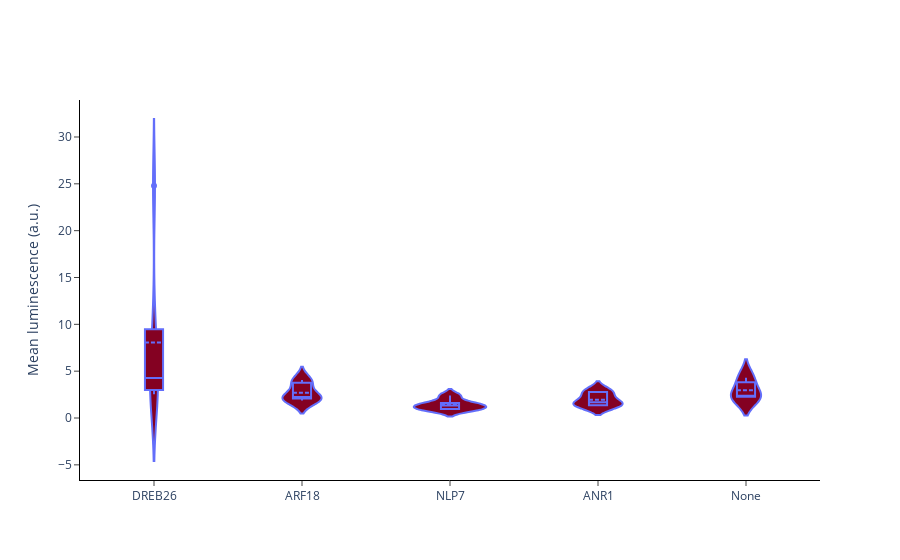

Write notebook code for a chart like this one.
### Code cell
#layout = go.Layout(plot_bgcolor='rgba(0,0,0,0)', paper_bgcolor='rgba(0,0,0,0)' )
fig = go.Figure(go.Violin(y=luminescence_raw_df[luminescence_raw_df.Promoter == 'ANR1'].corrected_luminescence, x=luminescence_raw_df[luminescence_raw_df.Promoter == 'ANR1'].TF_added,
                          fillcolor='#840122', box_visible=True, meanline_visible=True))
              #points="all"

fig.update_layout(plot_bgcolor='rgba(0,0,0,0)', paper_bgcolor='rgba(0,0,0,0)')
fig.update_xaxes(showline=True, linewidth=1, linecolor='black',ticks="outside")
fig.update_yaxes(showline=True, linewidth=1, linecolor='black',ticks="outside", title_text='Mean luminescence (a.u.)')
#write to file static image and interactive one
#fig.write_image(f'../../../../data/plots/luminescence/{date}/violin23.9.19.pdf')
#fig.write_html(f'../../../../data/plots/luminescence/{date}/violin23.9.19.html')

fig.show()

### Figure 1 — Plotly figure (JSON) as saved in the notebook; plotly's stock layout.template omitted (floating-point values rounded to 4 significant figures)
{"data": [{"box": {"visible": true}, "fillcolor": "#840122", "meanline": {"visible": true}, "type": "violin", "x": ["DREB26", "ARF18", "NLP7", "ARF18", "DREB26", "NLP7", "ANR1", "ANR1", "NLP7", "ANR1", "ARF18", "DREB26", "DREB26", "ARF18", "ANR1", "NLP7", "ARF18", "None", "None", "None", "NLP7", "ANR1", "ANR1", "NLP7", "DREB26", "ARF18", "DREB26"], "y": [24.8, 1.875, 1.17, 2.35, 2.994, 1.59, 2.876, 1.361, 0.8509, 2.776, 2.109, 2.531, 5.014, 3.771, 1.424, 0.956, 2.078, 2.234, 2.327, 4.308, 1.485, 1.93, 1.366, 2.411, 3.526, 4.055, 9.484]}], "layout": {"autosize": true, "paper_bgcolor": "rgba(0, 0, 0, 0)", "plot_bgcolor": "rgba(0, 0, 0, 0)", "xaxis": {"autorange": true, "linecolor": "black", "linewidth": 1, "range": [-0.5, 4.5], "showline": true, "ticks": "outside", "type": "category"}, "yaxis": {"autorange": true, "linecolor": "black", "linewidth": 1, "range": [-6.618, 33.95], "showline": true, "ticks": "outside", "title": {"text": "Mean luminescence (a.u.)"}, "type": "linear"}}}
